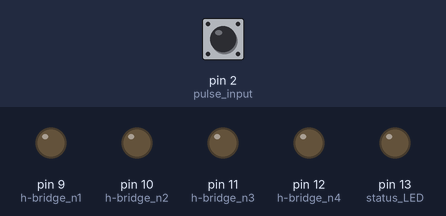
Bench run of a sketch on a simulated Arduino Uno, built with avr-gcc and run on an emulated ATmega328P. Parts: output pins drawn as LEDs (lit = HIGH). The test bench sets the inputs (shaded band); at power-on: pin 2 (pulse_input) HIGH.

Above: at 1.2 s.
1.3 s: pin 2 (pulse_input) pulled LOW for 0.15 s
At 1.8 s:
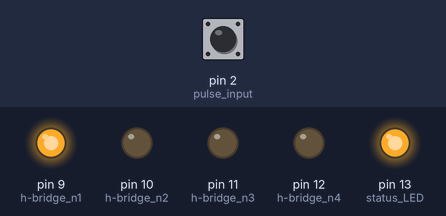
Timing chart, 0 to 17.8 s (numbered marks = the images above; inputs shaded):
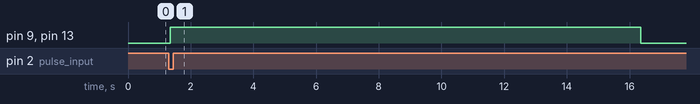

The sketch:

motor_controller.ino
```cpp
void setup() {
  pinMode(9, OUTPUT);  // h-bridge n1
  pinMode(10, OUTPUT); // h-bridge n2
  pinMode(11, OUTPUT); // h-bridge n3
  pinMode(12, OUTPUT); // h-bridge n4
  pinMode(13, OUTPUT); // status LED

  pinMode(2, INPUT);   // pulse input

  digitalWrite(9, 0);
  digitalWrite(10, 0);
  digitalWrite(11, 0);
  digitalWrite(12, 0);
  digitalWrite(13, 0);

  digitalWrite(2, 1); // enable pulup
}

int previous_state = 1;
void loop() {
  int state = digitalRead(2);

  if (previous_state == 1 && state == 0)
  {
    delay(50);
    if (digitalRead(2) != state)
    {
      previous_state = state;
      delay(1000);
      return;
    }
    // pulse condition
    digitalWrite(13, 1);
    digitalWrite(9, 1);
    delay(15000);
    digitalWrite(9, 0);
    digitalWrite(13, 0);
  }

  previous_state = state;
}
```

Measured:
- after the input at 1.3 s, pin 9 (h-bridge_n1), pin 13 (status_LED): LOW → HIGH after 0.05 s, → LOW 15.0 s later
